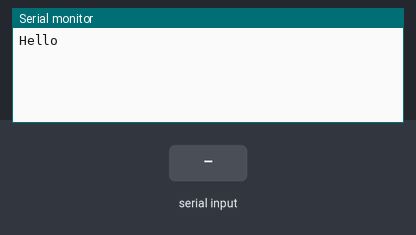
A sketch run on a simulated Arduino Mega 2560, built with avr-gcc and run on an emulated ATmega2560. On the bench: the last lines printed to the serial monitor. Inputs (shaded band) come from the test bench.

Above: at 1.2 s.
1.3 s: "1" received over the second serial link
At 2.5 s:
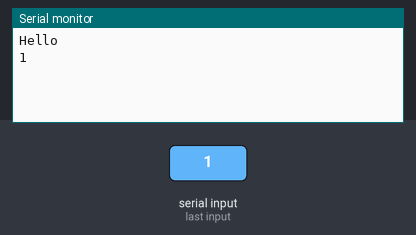
2.8 s: "0" received over the second serial link
At 3.7 s:
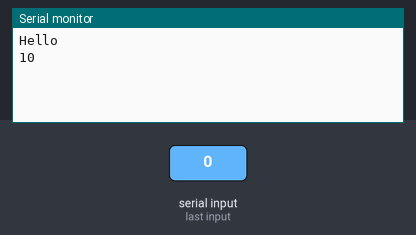

The sketch:

wifi.ino
```cpp
#include <SoftwareSerial.h>
#include <U8glib.h>
#include <Wire.h>
#define esp01 Serial1

U8GLIB_ST7920_128X64_1X lcd(13, 11, 10);

int flag = 0;

void clear() {
  lcd.setFont(u8g_font_8x13);
  lcd.setColorIndex(0);
  lcd.drawBox(1, 1, 64, 128);
  lcd.setColorIndex(1);
}

void error() {
  lcd.setFont(u8g_font_8x13);
  lcd.drawStr(38, 20, "ERROR!");
  lcd.drawStr(45, 40, "WiFi");
  lcd.drawStr(15, 60, "Disconnected");
}

void setup() {
  Serial.begin(9600);
  esp01.begin(9600);
  Serial.println("Hello");
  Wire.begin();
}

void loop() {
  if (esp01.available())
    Serial.write(esp01.read());
  if (Serial.available())
    esp01.write(Serial.read());

}
```

Measured:
- after the input at 1.3 s, the serial monitor: prints a new line at once (image 1)
- after the input at 2.8 s, the serial monitor: prints a new line at once (image 2)
